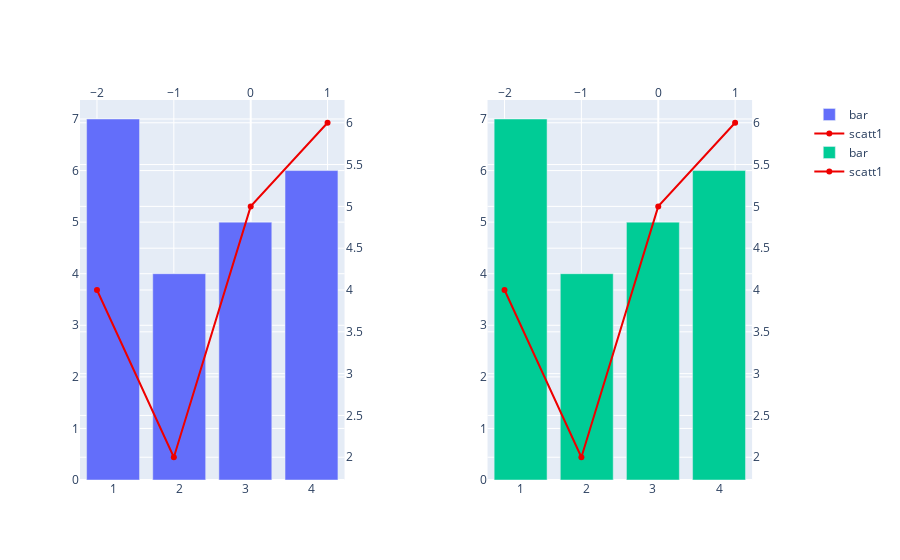

Notebook code for this chart:
### Markdown cell above
https://community.plotly.com/t/plotly-how-to-2-x-axis-please-help-me-please/64985

### Code cell
import numpy as np
import plotly.graph_objects as go
from plotly.subplots import make_subplots
import plotly.io as pio

pio.renderers.default = "plotly_mimetype+png"

fig = make_subplots(
    cols=2, rows=1, specs=[[{"secondary_y": True}, {"secondary_y": True}]]
)


bar_trace = go.Bar(
    x=[1, 2, 3, 4],
    y=[7, 4, 5, 6],
    name="bar",
)

scatter_trace = go.Scatter(
    x=[-2, -1, 0, 1], y=[4, 2, 5, 6], name="scatt1", line_color="#ee0000"
)

fig.add_trace(bar_trace, col=1, row=1)
fig.add_trace(scatter_trace, col=1, row=1, secondary_y=True)

fig.add_trace(bar_trace, col=2, row=1)
fig.add_trace(scatter_trace, col=2, row=1, secondary_y=True)

# Copy 'anchor' and 'domain' of each subplot original xaxis
fig.update_layout(
    xaxis3={**fig.layout.xaxis.to_plotly_json(), "side": "top", "overlaying": "x"},
    xaxis4={**fig.layout.xaxis2.to_plotly_json(), "side": "top", "overlaying": "x2"},
)

# Re-assign scatter traces to axes created above
fig.data[1].update(xaxis="x3")
fig.data[3].update(xaxis="x4")
fig.show()

### Figure 1 — Plotly figure (JSON) as saved in the notebook; plotly's stock layout.template omitted (floating-point values rounded to 4 significant figures)
{"data": [{"name": "bar", "type": "bar", "x": [1, 2, 3, 4], "xaxis": "x", "y": [7, 4, 5, 6], "yaxis": "y"}, {"line": {"color": "#ee0000"}, "name": "scatt1", "type": "scatter", "x": [-2, -1, 0, 1], "xaxis": "x3", "y": [4, 2, 5, 6], "yaxis": "y2"}, {"name": "bar", "type": "bar", "x": [1, 2, 3, 4], "xaxis": "x2", "y": [7, 4, 5, 6], "yaxis": "y3"}, {"line": {"color": "#ee0000"}, "name": "scatt1", "type": "scatter", "x": [-2, -1, 0, 1], "xaxis": "x4", "y": [4, 2, 5, 6], "yaxis": "y4"}], "layout": {"xaxis": {"anchor": "y", "domain": [0, 0.37]}, "xaxis2": {"anchor": "y3", "domain": [0.57, 0.94]}, "xaxis3": {"anchor": "y", "domain": [0, 0.37], "overlaying": "x", "side": "top"}, "xaxis4": {"anchor": "y3", "domain": [0.57, 0.94], "overlaying": "x2", "side": "top"}, "yaxis": {"anchor": "x", "domain": [0, 1]}, "yaxis2": {"anchor": "x", "overlaying": "y", "side": "right"}, "yaxis3": {"anchor": "x2", "domain": [0, 1]}, "yaxis4": {"anchor": "x2", "overlaying": "y3", "side": "right"}}}
